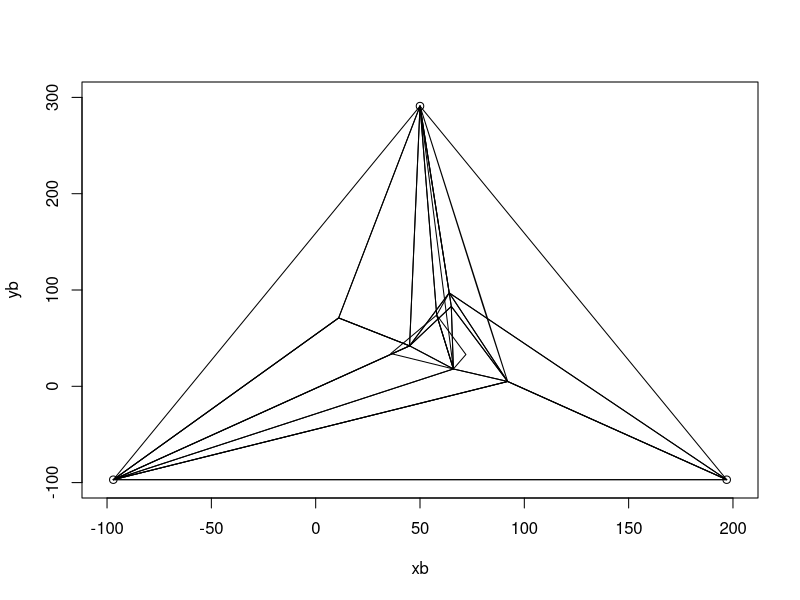

Recreate this plot in R.
xb<- c(50.0, -97.0, 197.0);
yb<- c(291.0, -97.0, -97.0);
plot (xb, yb ,xlim=c(-100, 200), ylim=c(-100, 300));
x23560192<- c(64.0,50.0,58.0,64.0);
y23560192<- c(97.0,291.0,74.0,97.0);
polygon (x23560192,y23560192, border="black") ;

x53215232<- c(45.0,66.0,65.0,45.0);
y53215232<- c(42.0,18.0,83.0,42.0);
polygon (x53215232, y53215232, border="black");

x7995392<- c(45.0,65.0,64.0,45.0);
y7995392<- c(42.0,83.0,97.0,42.0);
polygon (x7995392, y7995392, border="black");

x25657344<- c(45.0,64.0,50.0,45.0);
y25657344<- c(42.0,97.0,291.0,42.0);
polygon (x25657344, y25657344, border="black");

x36798464<- c(66.0,58.0,50.0,66.0);
y36798464<- c(18.0,74.0,291.0,18.0);
polygon (x36798464, y36798464, border="black");

x41648128<- c(45.0,50.0,11.0,45.0);
y41648128<- c(42.0,291.0,71.0,42.0);
polygon (x41648128, y41648128, border="black");

x60948480<- c(45.0,11.0,-97.0,45.0);
y60948480<- c(42.0,71.0,-97.0,42.0);
polygon (x60948480, y60948480, border="black");

x50855936<- c(45.0,-97.0,66.0,45.0);
y50855936<- c(42.0,-97.0,18.0,42.0);
polygon (x50855936, y50855936, border="black");

x66060288<- c(66.0,36.0,58.0,66.0);
y66060288<- c(18.0,34.0,74.0,18.0);
polygon (x66060288, y66060288, border="black");

x60948480<- c(45.0,11.0,-97.0,45.0);
y60948480<- c(42.0,71.0,-97.0,42.0);
polygon (x60948480, y60948480, border="black");

x58458112<- c(66.0,72.0,58.0,66.0);
y58458112<- c(18.0,33.0,74.0,18.0);
polygon (x58458112, y58458112, border="black");

x19398656<- c(66.0,92.0,65.0,66.0);
y19398656<- c(18.0,5.0,83.0,18.0);
polygon (x19398656, y19398656, border="black");

x41811968<- c(64.0,65.0,92.0,64.0);
y41811968<- c(97.0,83.0,5.0,97.0);
polygon (x41811968, y41811968, border="black");

x_2082668544<- c(64.0,92.0,197.0,64.0);
y_2082668544<- c(97.0,5.0,-97.0,97.0);
polygon (x_2082668544, y_2082668544, border="black");

x_2145615872<- c(64.0,197.0,50.0,64.0);
y_2145615872<- c(97.0,-97.0,291.0,97.0);
polygon (x_2145615872, y_2145615872, border="black");

x40337408<- c(11.0,50.0,-97.0,11.0);
y40337408<- c(71.0,291.0,-97.0,71.0);
polygon (x40337408, y40337408, border="black");

x17563648<- c(66.0,-97.0,92.0,66.0);
y17563648<- c(18.0,-97.0,5.0,18.0);
polygon (x17563648, y17563648, border="black");

x_2086731776<- c(92.0,-97.0,197.0,92.0);
y_2086731776<- c(5.0,-97.0,-97.0,5.0);
polygon (x_2086731776, y_2086731776, border="black");

x63668224<- c(92.0,80.0,50.0,92.0);
y63668224<- c(5.0,85.0,291.0,5.0);
polygon (x63668224, y63668224, border="black");

x_2086731776<- c(92.0,-97.0,197.0,92.0);
y_2086731776<- c(5.0,-97.0,-97.0,5.0);
polygon (x_2086731776, y_2086731776, border="black");
